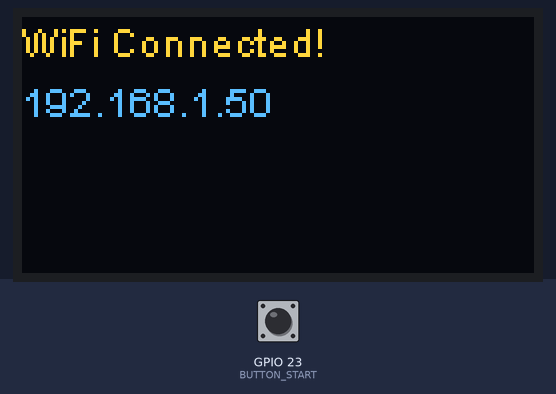
Bench run of a sketch on a simulated ESP32. Parts: 128×64 one-colour display. Inputs (shaded band) come from the test bench; at power-on: GPIO 23 (BUTTON_START) LOW. The OLED is the two-colour kind (top 16 rows yellow); WiFi joins after 1.5 s; servers stay silent unless stated; uploads are accepted with an empty reply; what the sketch prints to the serial monitor is not drawn.

Above: at 1.6 s.
At 4.7 s:
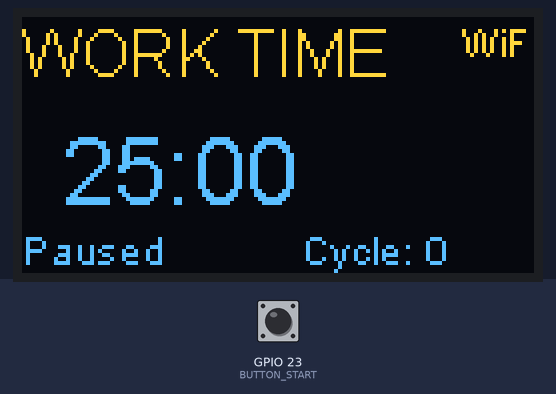
4.8 s: GPIO 23 (BUTTON_START) pulled HIGH for 1 s
At 8.6 s:
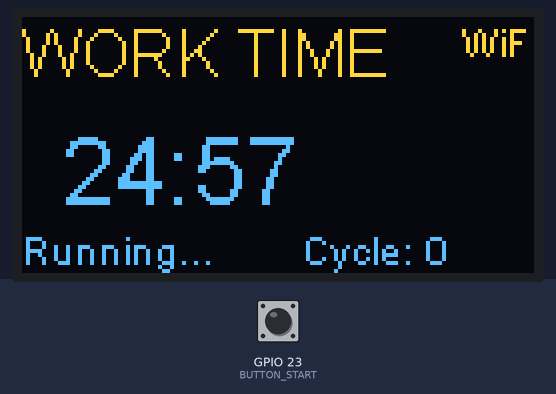
8.8 s: GPIO 23 (BUTTON_START) pulled HIGH for 1 s
At 9.7 s:
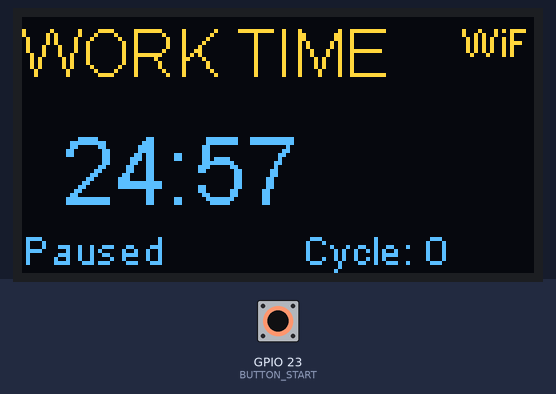
11.3 s: GPIO 23 (BUTTON_START) pulled HIGH for 3.2 s
At 18.4 s:
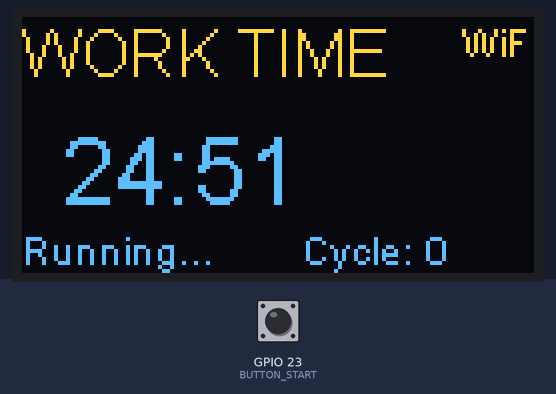
Timing chart, 0 to 19.9 s (numbered marks = the images above; inputs shaded):
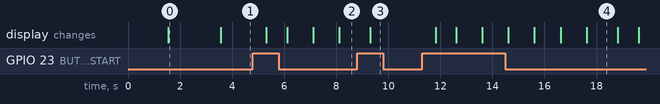

Measured:
- after the input at 4.8 s, the display: first changes after 0.52 s (image 2 shows a later state)
- after the input at 8.8 s, the display: changes after 0.52 s (image 3)
- after the input at 11.3 s, the display: first changes after 0.52 s (image 4 shows a later state)
- what the display in image 0 shows lasts 2.1 s, from 1.5 s to 3.6 s

The sketch:

ESP32_Pomodoro.ino
```cpp
/*
 * Pomodoro Timer with AWS API Integration
 * ESP32 + OLED Display
 */

#include <WiFi.h>
#include <HTTPClient.h>
#include <ArduinoJson.h>
#include <Wire.h>
#include "SSD1306Wire.h"

SSD1306Wire display(0x3C, 21, 22);

// WiFi credentials - CHANGE THESE
const char* ssid = "WiFi_NAME";
const char* password = "WiFi_PASSWORD";

// API endpoint - CHANGE THIS to your API Gateway URL
const char* apiEndpoint = "";

// Button pin
#define BUTTON_START 23

// Pomodoro settings
#define WORK_TIME 25 * 60
#define SHORT_BREAK 5 * 60
#define LONG_BREAK 15 * 60
#define CYCLES_BEFORE_LONG 4

// State variables
enum State { WORK, SHORT_BREAK_STATE, LONG_BREAK_STATE };
State currentState = WORK;
int timeRemaining = WORK_TIME;
int cyclesCompleted = 0;
bool isRunning = false;
unsigned long lastUpdate = 0;
unsigned long lastApiCheck = 0;
const unsigned long apiCheckInterval = 5000; // Check API every 5 seconds

// Button handling
bool buttonWasPressed = false;

// Custom message
String customMessage = "";
unsigned long messageDisplayTime = 0;
const unsigned long messageDisplayDuration = 5000; // Show message for 5 seconds

void setup() {
  Serial.begin(115200);
  pinMode(BUTTON_START, INPUT);

  // Initialize display
  display.init();
  display.flipScreenVertically();
  display.setContrast(255);

  // Show connecting message
  display.clear();
  display.setFont(ArialMT_Plain_10);
  display.drawString(0, 0, "Connecting to WiFi...");
  display.display();

  // Connect to WiFi
  WiFi.begin(ssid, password);
  Serial.print("Connecting to WiFi");

  int attempts = 0;
  while (WiFi.status() != WL_CONNECTED && attempts < 20) {
    delay(500);
    Serial.print(".");
    attempts++;
  }

  if (WiFi.status() == WL_CONNECTED) {
    Serial.println("\nConnected to WiFi");
    Serial.print("IP: ");
    Serial.println(WiFi.localIP());

    display.clear();
    display.drawString(0, 0, "WiFi Connected!");
    display.drawString(0, 15, WiFi.localIP().toString());
    display.display();
    delay(2000);
  } else {
    Serial.println("\nFailed to connect to WiFi");
    display.clear();
    display.drawString(0, 0, "WiFi Failed");
    display.drawString(0, 15, "Offline Mode");
    display.display();
    delay(2000);
  }

  updateDisplay();
  Serial.println("Pomodoro Timer Started");
}

void loop() {
  handleButton();
  checkApiCommands();

  if (isRunning) {
    unsigned long currentMillis = millis();

    if (currentMillis - lastUpdate >= 1000) {
      lastUpdate = currentMillis;
      timeRemaining--;

      if (timeRemaining <= 0) {
        handleTimerComplete();
      }

      // Send status update every 10 seconds
      if (timeRemaining % 10 == 0) {
        sendStatusUpdate();
      }

      updateDisplay();
    }
  }

  // Check if custom message display time is over
  if (customMessage != "" && millis() - messageDisplayTime > messageDisplayDuration) {
    customMessage = "";
    updateDisplay();
  }
}

void handleButton() {
  int reading = digitalRead(BUTTON_START);

  if (reading == HIGH && !buttonWasPressed) {
    delay(300);

    if (digitalRead(BUTTON_START) == HIGH) {
      isRunning = !isRunning;

      Serial.print("Button pressed! isRunning: ");
      Serial.println(isRunning);

      if (isRunning) {
        lastUpdate = millis();
      }

      sendStatusUpdate();
      updateDisplay();

      buttonWasPressed = true;
    }
  }

  if (reading == LOW) {
    buttonWasPressed = false;
  }
}

void checkApiCommands() {
  // Only check if WiFi is connected and enough time has passed
  if (WiFi.status() != WL_CONNECTED) return;
  if (millis() - lastApiCheck < apiCheckInterval) return;

  lastApiCheck = millis();

  HTTPClient http;
  String url = String(apiEndpoint) + "/command";

  http.begin(url);
  int httpCode = http.GET();

  if (httpCode == 200) {
    String payload = http.getString();
    Serial.println("API Response: " + payload);

    DynamicJsonDocument doc(1024);
    deserializeJson(doc, payload);

    JsonArray commands = doc["commands"];

    for (JsonObject cmd : commands) {
      String type = cmd["type"].as<String>();

      if (type == "control") {
        String action = cmd["action"].as<String>();
        handleRemoteControl(action);
      } else if (type == "message") {
        String message = cmd["text"].as<String>();
        showCustomMessage(message);
      }
    }
  } else if (httpCode > 0) {
    Serial.print("API Error: ");
    Serial.println(httpCode);
  }

  http.end();
}

void handleRemoteControl(String action) {
  Serial.println("Remote control: " + action);

  if (action == "start") {
    if (!isRunning) {
      isRunning = true;
      lastUpdate = millis();
    }
  } else if (action == "pause") {
    isRunning = false;
  } else if (action == "reset") {
    isRunning = false;
    cyclesCompleted = 0;
    currentState = WORK;
    timeRemaining = WORK_TIME;
  }

  updateDisplay();
  sendStatusUpdate();
}

void showCustomMessage(String message) {
  customMessage = message;
  messageDisplayTime = millis();
  updateDisplay();
}

void sendStatusUpdate() {
  if (WiFi.status() != WL_CONNECTED) return;

  HTTPClient http;
  String url = String(apiEndpoint) + "/status";

  DynamicJsonDocument doc(512);
  doc["id"] = "device_status";
  doc["isRunning"] = isRunning;
  doc["timeRemaining"] = timeRemaining;
  doc["currentState"] = currentState == WORK ? "work" :
                        (currentState == SHORT_BREAK_STATE ? "short_break" : "long_break");
  doc["cyclesCompleted"] = cyclesCompleted;
  doc["timestamp"] = millis();

  String jsonString;
  serializeJson(doc, jsonString);

  http.begin(url);
  http.addHeader("Content-Type", "application/json");
  int httpCode = http.POST(jsonString);

  if (httpCode > 0) {
    Serial.println("Status update sent");
  }

  http.end();
}

void handleTimerComplete() {
  isRunning = false;

  if (currentState == WORK) {
    cyclesCompleted++;

    if (cyclesCompleted >= CYCLES_BEFORE_LONG) {
      currentState = LONG_BREAK_STATE;
      timeRemaining = LONG_BREAK;
      cyclesCompleted = 0;
    } else {
      currentState = SHORT_BREAK_STATE;
      timeRemaining = SHORT_BREAK;
    }
  } else {
    currentState = WORK;
    timeRemaining = WORK_TIME;
  }

  sendStatusUpdate();
  updateDisplay();
}

void updateDisplay() {
  display.clear();

  // Show custom message if present
  if (customMessage != "") {
    display.setFont(ArialMT_Plain_10);
    display.drawString(0, 0, "Message:");
    display.setFont(ArialMT_Plain_16);

    // Word wrap the message
    int lineHeight = 18;
    int y = 15;
    int maxWidth = 128;

    String remaining = customMessage;
    while (remaining.length() > 0 && y < 60) {
      int splitPos = remaining.length();

      // Find good split point
      for (int i = 0; i < remaining.length(); i++) {
        if (display.getStringWidth(remaining.substring(0, i)) > maxWidth - 5) {
          // Find last space before this point
          int lastSpace = remaining.lastIndexOf(' ', i);
          if (lastSpace > 0) {
            splitPos = lastSpace;
          } else {
            splitPos = i;
          }
          break;
        }
      }

      String line = remaining.substring(0, splitPos);
      display.drawString(0, y, line);

      remaining = remaining.substring(splitPos);
      remaining.trim();
      y += lineHeight;
    }

    display.display();
    return;
  }

  // Normal timer display
  display.setFont(ArialMT_Plain_16);
  if (currentState == WORK) {
    display.drawString(0, 0, "WORK TIME");
  } else if (currentState == SHORT_BREAK_STATE) {
    display.drawString(0, 0, "SHORT BREAK");
  } else if (currentState == LONG_BREAK_STATE) {
    display.drawString(0, 0, "LONG BREAK");
  }

  int minutes = timeRemaining / 60;
  int seconds = timeRemaining % 60;

  display.setFont(ArialMT_Plain_24);
  String timeStr = "";
  if (minutes < 10) timeStr += "0";
  timeStr += String(minutes);
  timeStr += ":";
  if (seconds < 10) timeStr += "0";
  timeStr += String(seconds);

  display.drawString(10, 25, timeStr);

  display.setFont(ArialMT_Plain_10);
  if (isRunning) {
    display.drawString(0, 52, "Running...");
  } else {
    display.drawString(0, 52, "Paused");
  }

  String cycleStr = "Cycle: " + String(cyclesCompleted);
  display.drawString(70, 52, cycleStr);

  // WiFi indicator
  if (WiFi.status() == WL_CONNECTED) {
    display.drawString(110, 0, "WiFi");
  }

  display.display();
}
```
